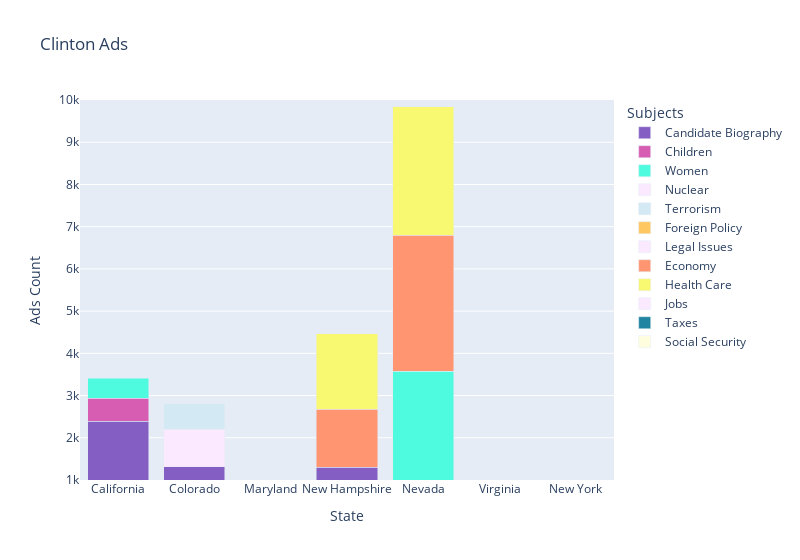

This figure's notebook cell:
### Code cell
fig = px.bar(top_subjects_clinton[top_subjects_clinton.winning_candidate=='CLINTON, HILLARY'].sort_values(by=["state","subjects"]),
             x='state',
             y='count',
             color='subjects',
             title='Clinton Ads',
             labels={'state': 'State', 'count': 'Ad Counts', 'subjects': 'Subjects'},
             width=800,
             color_discrete_map=clinton_subjects)

fig.update_layout(barmode='stack', xaxis_title='State', yaxis_title='Ads Count', legend_title='Subjects')
fig.update_layout(yaxis=dict(range=[1000,10000]))
fig.show()

### Figure 1 — Plotly figure (JSON) as saved in the notebook; plotly's stock layout.template omitted (floating-point values rounded to 4 significant figures)
{"data": [{"alignmentgroup": "True", "hovertemplate": "Subjects=Candidate Biography<br>State=%{x}<br>Ad Counts=%{y}<extra></extra>", "legendgroup": "Candidate Biography", "marker": {"color": "#845ec2", "pattern": {"shape": ""}}, "name": "Candidate Biography", "offsetgroup": "Candidate Biography", "orientation": "v", "showlegend": true, "textposition": "auto", "type": "bar", "x": ["California", "Colorado", "Maryland", "New Hampshire"], "xaxis": "x", "y": [2389, 1318, 202, 1297], "yaxis": "y"}, {"alignmentgroup": "True", "hovertemplate": "Subjects=Children<br>State=%{x}<br>Ad Counts=%{y}<extra></extra>", "legendgroup": "Children", "marker": {"color": "#d65db1", "pattern": {"shape": ""}}, "name": "Children", "offsetgroup": "Children", "orientation": "v", "showlegend": true, "textposition": "auto", "type": "bar", "x": ["California"], "xaxis": "x", "y": [543], "yaxis": "y"}, {"alignmentgroup": "True", "hovertemplate": "Subjects=Women<br>State=%{x}<br>Ad Counts=%{y}<extra></extra>", "legendgroup": "Women", "marker": {"color": "#4ffbdf", "pattern": {"shape": ""}}, "name": "Women", "offsetgroup": "Women", "orientation": "v", "showlegend": true, "textposition": "auto", "type": "bar", "x": ["California", "Nevada", "Virginia"], "xaxis": "x", "y": [480, 3572, 176], "yaxis": "y"}, {"alignmentgroup": "True", "hovertemplate": "Subjects=Nuclear<br>State=%{x}<br>Ad Counts=%{y}<extra></extra>", "legendgroup": "Nuclear", "marker": {"color": "#fbeaff", "pattern": {"shape": ""}}, "name": "Nuclear", "offsetgroup": "Nuclear", "orientation": "v", "showlegend": true, "textposition": "auto", "type": "bar", "x": ["Colorado"], "xaxis": "x", "y": [882], "yaxis": "y"}, {"alignmentgroup": "True", "hovertemplate": "Subjects=Terrorism<br>State=%{x}<br>Ad Counts=%{y}<extra></extra>", "legendgroup": "Terrorism", "marker": {"color": "#d3e9f3", "pattern": {"shape": ""}}, "name": "Terrorism", "offsetgroup": "Terrorism", "orientation": "v", "showlegend": true, "textposition": "auto", "type": "bar", "x": ["Colorado"], "xaxis": "x", "y": [601], "yaxis": "y"}, {"alignmentgroup": "True", "hovertemplate": "Subjects=Foreign Policy<br>State=%{x}<br>Ad Counts=%{y}<extra></extra>", "legendgroup": "Foreign Policy", "marker": {"color": "#ffc75f", "pattern": {"shape": ""}}, "name": "Foreign Policy", "offsetgroup": "Foreign Policy", "orientation": "v", "showlegend": true, "textposition": "auto", "type": "bar", "x": ["Maryland"], "xaxis": "x", "y": [68], "yaxis": "y"}, {"alignmentgroup": "True", "hovertemplate": "Subjects=Legal Issues<br>State=%{x}<br>Ad Counts=%{y}<extra></extra>", "legendgroup": "Legal Issues", "marker": {"color": "#fbeaff", "pattern": {"shape": ""}}, "name": "Legal Issues", "offsetgroup": "Legal Issues", "orientation": "v", "showlegend": true, "textposition": "auto", "type": "bar", "x": ["Maryland"], "xaxis": "x", "y": [92], "yaxis": "y"}, {"alignmentgroup": "True", "hovertemplate": "Subjects=Economy<br>State=%{x}<br>Ad Counts=%{y}<extra></extra>", "legendgroup": "Economy", "marker": {"color": "#ff9671", "pattern": {"shape": ""}}, "name": "Economy", "offsetgroup": "Economy", "orientation": "v", "showlegend": true, "textposition": "auto", "type": "bar", "x": ["Nevada", "New Hampshire", "New York"], "xaxis": "x", "y": [3219, 1380, 282], "yaxis": "y"}, {"alignmentgroup": "True", "hovertemplate": "Subjects=Health Care<br>State=%{x}<br>Ad Counts=%{y}<extra></extra>", "legendgroup": "Health Care", "marker": {"color": "#f9f871", "pattern": {"shape": ""}}, "name": "Health Care", "offsetgroup": "Health Care", "orientation": "v", "showlegend": true, "textposition": "auto", "type": "bar", "x": ["Nevada", "New Hampshire", "Virginia"], "xaxis": "x", "y": [3046, 1791, 176], "yaxis": "y"}, {"alignmentgroup": "True", "hovertemplate": "Subjects=Jobs<br>State=%{x}<br>Ad Counts=%{y}<extra></extra>", "legendgroup": "Jobs", "marker": {"color": "#fbeaff", "pattern": {"shape": ""}}, "name": "Jobs", "offsetgroup": "Jobs", "orientation": "v", "showlegend": true, "textposition": "auto", "type": "bar", "x": ["New York"], "xaxis": "x", "y": [271], "yaxis": "y"}, {"alignmentgroup": "True", "hovertemplate": "Subjects=Taxes<br>State=%{x}<br>Ad Counts=%{y}<extra></extra>", "legendgroup": "Taxes", "marker": {"color": "#2184a0", "pattern": {"shape": ""}}, "name": "Taxes", "offsetgroup": "Taxes", "orientation": "v", "showlegend": true, "textposition": "auto", "type": "bar", "x": ["New York"], "xaxis": "x", "y": [271], "yaxis": "y"}, {"alignmentgroup": "True", "hovertemplate": "Subjects=Social Security<br>State=%{x}<br>Ad Counts=%{y}<extra></extra>", "legendgroup": "Social Security", "marker": {"color": "#fefedf", "pattern": {"shape": ""}}, "name": "Social Security", "offsetgroup": "Social Security", "orientation": "v", "showlegend": true, "textposition": "auto", "type": "bar", "x": ["Virginia"], "xaxis": "x", "y": [176], "yaxis": "y"}], "layout": {"barmode": "stack", "legend": {"title": {"text": "Subjects"}, "tracegroupgap": 0}, "title": {"text": "Clinton Ads"}, "width": 800, "xaxis": {"anchor": "y", "domain": [0, 1], "title": {"text": "State"}}, "yaxis": {"anchor": "x", "domain": [0, 1], "range": [1000, 10000], "title": {"text": "Ads Count"}}}}
